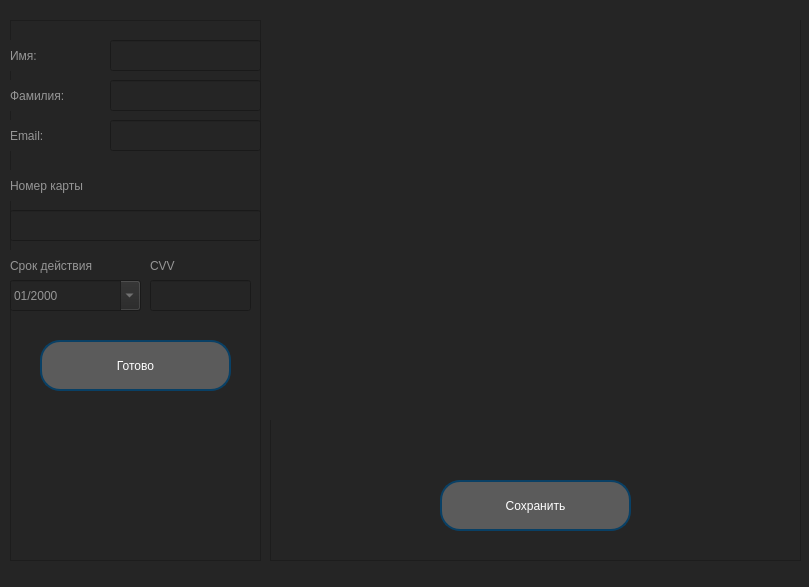
<?xml version="1.0" encoding="UTF-8"?>
<ui version="4.0">
 <class>MainWindow</class>
 <widget class="QMainWindow" name="MainWindow">
  <property name="enabled">
   <bool>true</bool>
  </property>
  <property name="geometry">
   <rect>
    <x>0</x>
    <y>0</y>
    <width>809</width>
    <height>587</height>
   </rect>
  </property>
  <property name="windowTitle">
   <string notr="true">QRer</string>
  </property>
  <property name="autoFillBackground">
   <bool>false</bool>
  </property>
  <property name="styleSheet">
   <string notr="true">
background-color: rgb(37, 37, 37);</string>
  </property>
  <widget class="QWidget" name="centralwidget">
   <widget class="QFrame" name="frame">
    <property name="geometry">
     <rect>
      <x>10</x>
      <y>20</y>
      <width>251</width>
      <height>541</height>
     </rect>
    </property>
    <property name="frameShape">
     <enum>QFrame::StyledPanel</enum>
    </property>
    <property name="frameShadow">
     <enum>QFrame::Raised</enum>
    </property>
    <widget class="QLabel" name="label">
     <property name="geometry">
      <rect>
       <x>20</x>
       <y>20</y>
       <width>91</width>
       <height>16</height>
      </rect>
     </property>
     <property name="styleSheet">
      <string notr="true">color: rgb(195, 195, 195);</string>
     </property>
     <property name="text">
      <string/>
     </property>
    </widget>
    <widget class="LineEdit" name="Name">
     <property name="geometry">
      <rect>
       <x>100</x>
       <y>20</y>
       <width>151</width>
       <height>31</height>
      </rect>
     </property>
     <property name="styleSheet">
      <string notr="true">color: rgb(150, 150, 150);
border-color: rgb(255, 0, 4);
border-color: rgb(50, 50, 50);
font: 12pt &quot;MS Shell Dlg 2&quot;;</string>
     </property>
     <property name="text">
      <string/>
     </property>
     <property name="placeholderText">
      <string extracomment="Имя"/>
     </property>
    </widget>
    <widget class="QLabel" name="label_2">
     <property name="geometry">
      <rect>
       <x>0</x>
       <y>20</y>
       <width>51</width>
       <height>31</height>
      </rect>
     </property>
     <property name="styleSheet">
      <string notr="true">color: rgb(150, 150, 150);
font: 12pt &quot;MS Shell Dlg 2&quot;;</string>
     </property>
     <property name="text">
      <string>Имя:</string>
     </property>
    </widget>
    <widget class="LineEdit" name="Surname">
     <property name="geometry">
      <rect>
       <x>100</x>
       <y>60</y>
       <width>151</width>
       <height>31</height>
      </rect>
     </property>
     <property name="styleSheet">
      <string notr="true">color: rgb(150, 150, 150);
font: 12pt &quot;MS Shell Dlg 2&quot;;</string>
     </property>
     <property name="text">
      <string/>
     </property>
    </widget>
    <widget class="QLabel" name="label_3">
     <property name="geometry">
      <rect>
       <x>0</x>
       <y>60</y>
       <width>71</width>
       <height>31</height>
      </rect>
     </property>
     <property name="styleSheet">
      <string notr="true">color: rgb(150, 150, 150);
font: 12pt &quot;MS Shell Dlg 2&quot;;</string>
     </property>
     <property name="text">
      <string>Фамилия:</string>
     </property>
    </widget>
    <widget class="QLabel" name="label_4">
     <property name="geometry">
      <rect>
       <x>0</x>
       <y>100</y>
       <width>71</width>
       <height>31</height>
      </rect>
     </property>
     <property name="styleSheet">
      <string notr="true">color: rgb(150, 150, 150);
font: 12pt &quot;MS Shell Dlg 2&quot;;</string>
     </property>
     <property name="text">
      <string>Email:</string>
     </property>
    </widget>
    <widget class="QLineEdit" name="Email">
     <property name="geometry">
      <rect>
       <x>100</x>
       <y>100</y>
       <width>151</width>
       <height>31</height>
      </rect>
     </property>
     <property name="styleSheet">
      <string notr="true">color: rgb(150, 150, 150);
font: 12pt &quot;MS Shell Dlg 2&quot;;</string>
     </property>
     <property name="text">
      <string/>
     </property>
    </widget>
    <widget class="QLabel" name="label_5">
     <property name="geometry">
      <rect>
       <x>0</x>
       <y>150</y>
       <width>101</width>
       <height>31</height>
      </rect>
     </property>
     <property name="toolTip">
      <string>&lt;html&gt;&lt;head/&gt;&lt;body&gt;&lt;p&gt;Вводя данные карты, Вы подтвержаете, что все деньги спишутся с Вашего счета&lt;/p&gt;&lt;/body&gt;&lt;/html&gt;</string>
     </property>
     <property name="styleSheet">
      <string notr="true">color: rgb(150, 150, 150);
font: 12pt &quot;MS Shell Dlg 2&quot;;</string>
     </property>
     <property name="text">
      <string>Номер карты</string>
     </property>
    </widget>
    <widget class="CardLineEdit" name="Card">
     <property name="geometry">
      <rect>
       <x>0</x>
       <y>190</y>
       <width>251</width>
       <height>31</height>
      </rect>
     </property>
     <property name="styleSheet">
      <string notr="true">color: rgb(150, 150, 150);
border-color: rgb(50, 50, 50);
font: 12pt &quot;MS Shell Dlg 2&quot;;</string>
     </property>
     <property name="text">
      <string/>
     </property>
     <property name="placeholderText">
      <string extracomment="Имя"/>
     </property>
    </widget>
    <widget class="QLabel" name="label_6">
     <property name="geometry">
      <rect>
       <x>0</x>
       <y>230</y>
       <width>121</width>
       <height>31</height>
      </rect>
     </property>
     <property name="styleSheet">
      <string notr="true">color: rgb(150, 150, 150);
font: 12pt &quot;MS Shell Dlg 2&quot;;</string>
     </property>
     <property name="text">
      <string>Срок действия</string>
     </property>
    </widget>
    <widget class="QLabel" name="label_7">
     <property name="geometry">
      <rect>
       <x>140</x>
       <y>230</y>
       <width>91</width>
       <height>31</height>
      </rect>
     </property>
     <property name="styleSheet">
      <string notr="true">color: rgb(150, 150, 150);
font: 12pt &quot;MS Shell Dlg 2&quot;;</string>
     </property>
     <property name="text">
      <string>CVV</string>
     </property>
    </widget>
    <widget class="CardLineEdit" name="CVV">
     <property name="geometry">
      <rect>
       <x>140</x>
       <y>260</y>
       <width>101</width>
       <height>31</height>
      </rect>
     </property>
     <property name="styleSheet">
      <string notr="true">color: rgb(150, 150, 150);
border-color: rgb(50, 50, 50);
font: 12pt &quot;MS Shell Dlg 2&quot;;</string>
     </property>
     <property name="text">
      <string/>
     </property>
     <property name="placeholderText">
      <string extracomment="Имя"/>
     </property>
    </widget>
    <widget class="QDateTimeEdit" name="Date">
     <property name="geometry">
      <rect>
       <x>0</x>
       <y>260</y>
       <width>131</width>
       <height>31</height>
      </rect>
     </property>
     <property name="styleSheet">
      <string notr="true">color: rgb(150, 150, 150);
font: 12pt &quot;MS Shell Dlg 2&quot;;</string>
     </property>
     <property name="currentSection">
      <enum>QDateTimeEdit::MonthSection</enum>
     </property>
     <property name="displayFormat">
      <string>MM/yyyy</string>
     </property>
     <property name="calendarPopup">
      <bool>true</bool>
     </property>
    </widget>
    <widget class="QPushButton" name="Ready">
     <property name="geometry">
      <rect>
       <x>30</x>
       <y>320</y>
       <width>191</width>
       <height>51</height>
      </rect>
     </property>
     <property name="styleSheet">
      <string notr="true">color: rgb(255, 255, 255);
font: 12pt &quot;MS Shell Dlg 2&quot;;
border-radius: 20px; 
border: 2px solid #094065;
background-color: rgb(91, 91, 91);</string>
     </property>
     <property name="text">
      <string>Готово</string>
     </property>
    </widget>
   </widget>
   <widget class="QFrame" name="frame_2">
    <property name="geometry">
     <rect>
      <x>270</x>
      <y>20</y>
      <width>531</width>
      <height>541</height>
     </rect>
    </property>
    <property name="frameShape">
     <enum>QFrame::StyledPanel</enum>
    </property>
    <property name="frameShadow">
     <enum>QFrame::Raised</enum>
    </property>
    <widget class="QLabel" name="result">
     <property name="geometry">
      <rect>
       <x>65</x>
       <y>0</y>
       <width>400</width>
       <height>400</height>
      </rect>
     </property>
     <property name="text">
      <string/>
     </property>
    </widget>
    <widget class="QFrame" name="frame_3">
     <property name="geometry">
      <rect>
       <x>0</x>
       <y>0</y>
       <width>531</width>
       <height>541</height>
      </rect>
     </property>
     <property name="frameShape">
      <enum>QFrame::StyledPanel</enum>
     </property>
     <property name="frameShadow">
      <enum>QFrame::Raised</enum>
     </property>
     <widget class="QLabel" name="qrCode">
      <property name="geometry">
       <rect>
        <x>0</x>
        <y>0</y>
        <width>530</width>
        <height>400</height>
       </rect>
      </property>
      <property name="text">
       <string/>
      </property>
     </widget>
     <widget class="QPushButton" name="save">
      <property name="geometry">
       <rect>
        <x>170</x>
        <y>460</y>
        <width>191</width>
        <height>51</height>
       </rect>
      </property>
      <property name="styleSheet">
       <string notr="true">color: rgb(255, 255, 255);
font: 12pt &quot;MS Shell Dlg 2&quot;;
border-radius: 20px; 
border: 2px solid #094065;
background-color: rgb(91, 91, 91);</string>
      </property>
      <property name="text">
       <string>Сохранить</string>
      </property>
     </widget>
    </widget>
   </widget>
  </widget>
  <widget class="QStatusBar" name="statusbar"/>
 </widget>
 <customwidgets>
  <customwidget>
   <class>LineEdit</class>
   <extends>QLineEdit</extends>
   <header>Views/UI/Widgets/LineEdit</header>
  </customwidget>
  <customwidget>
   <class>CardLineEdit</class>
   <extends>QLineEdit</extends>
   <header>Views/UI/Widgets/CardLineEdit</header>
  </customwidget>
 </customwidgets>
 <resources/>
 <connections/>
</ui>
